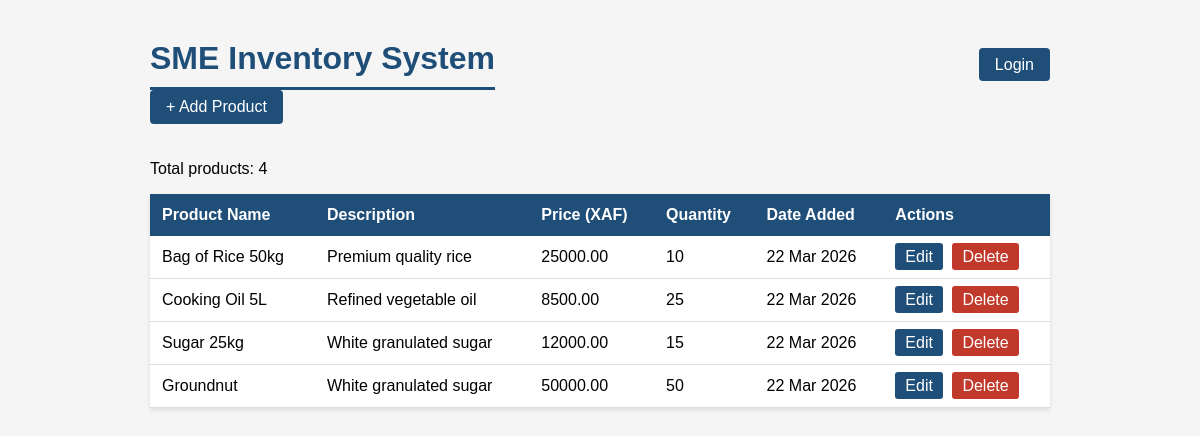
Before: / with the older database file.
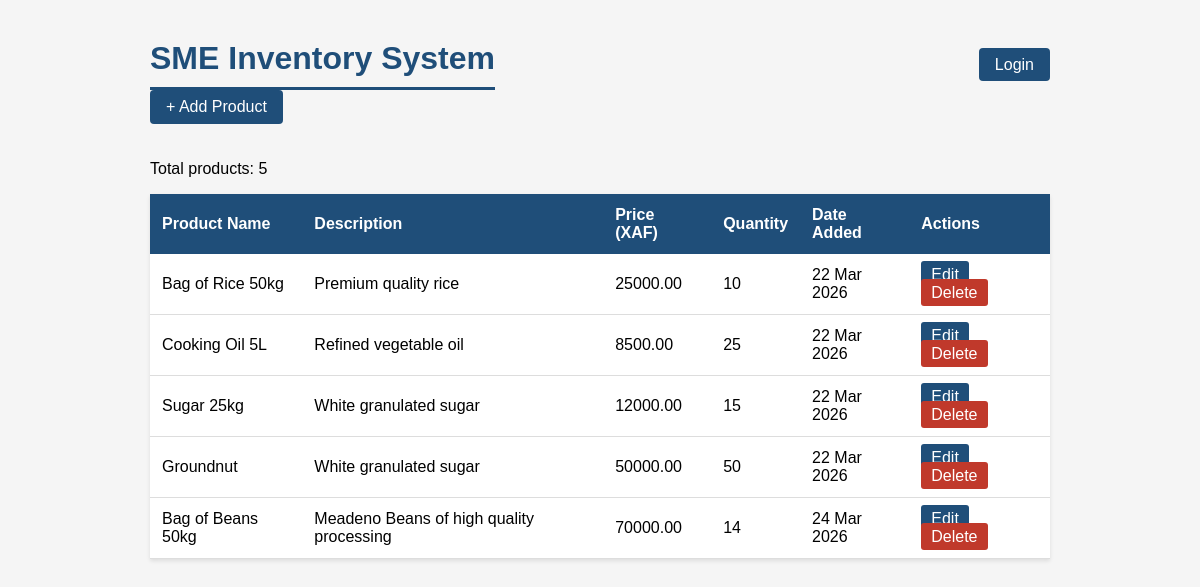
After: the same page with the newer database file.
### inventory/models.py (models this page shows, shortened)
class Product(models.Model):
    name = models.CharField(max_length=200)
    description = models.TextField(blank=True)
    price = models.DecimalField(max_digits=10, decimal_places=2)
    quantity = models.IntegerField(default=0)
    date_added = models.DateTimeField(auto_now_add=True)

### inventory/views.py (the view)
# urls.py: path('', views.home, name='home'),
def home(request):
    products = Product.objects.all()
    return render(request, 'inventory/product_list.html', {'products': products})

### inventory/templates/inventory/product_list.html (shortened to what this page needs)
<!DOCTYPE html>
<html lang="en">
<head>
</head>
<body>
    <div style="display:flex;justify-content:space-between;align-items:center;">
    <h1 style="margin:0;">SME Inventory System</h1>
    <div>
        {% if user.is_authenticated %}
            <span style="margin-right:15px;color:#555;">👤 {{ user.username }}</span>
             <form method="POST" action="/accounts/logout/" style="display:inline;">
                 {% csrf_token %}
                   <button type="submit" style="background-color:#c0392b;color:white;padding:8px 16px;border-radius:4px;border:none;cursor:pointer;">Logout</button>
             </form>
        {% else %}
            <a href="/accounts/login/" style="background-color:#1F4E79;color:white;padding:8px 16px;border-radius:4px;text-decoration:none;">Login</a>
        {% endif %}
    </div>
</div>
         <a href="/add/" style="background-color:#1F4E79;color:white;padding:8px 16px;border-radius:4px;text-decoration:none;display:inline-block;margin-bottom:20px;">+ Add Product</a>
    <p>Total products: {{ products|length }}</p>
    <table>
        <thead>
            <tr>
                <th>Product Name</th>
                <th>Description</th>
                <th>Price (XAF)</th>
                <th>Quantity</th>
                <th>Date Added</th>
                <th>Actions</th>
            </tr>
        </thead>
        <tbody>
            {% for product in products %}
            <tr>
                <td>{{ product.name }}</td>
                <td>{{ product.description }}</td>
                <td>{{ product.price }}</td>
                <td>{{ product.quantity }}</td>
                <td>{{ product.date_added|date:"d M Y" }}</td>
                <td>
                    <a href="/{{ product.pk }}/edit/" style="background-color:#1F4E79;color:white;padding:5px 10px;border-radius:3px;text-decoration:none;margin-right:5px;">Edit</a>
                    <a href="/{{ product.pk }}/delete/" style="background-color:#c0392b;color:white;padding:5px 10px;border-radius:3px;text-decoration:none;">Delete</a>
                </td>
            </tr>
            {% empty %}
            <tr>
                <td colspan="5">No products found.</td>
            </tr>
            {% endfor %}
        </tbody>
    </table>
</body>
</html>

### inventory/templates/inventory/product_list.html (style rules this page uses)
body { font-family: Arial, sans-serif; max-width: 900px; margin: 40px auto; padding: 0 20px; background-color: #f5f5f5; }
h1 { color: #1F4E79; border-bottom: 3px solid #1F4E79; padding-bottom: 10px; }
table { width: 100%; border-collapse: collapse; background-color: white; box-shadow: 0 2px 4px rgba(0,0,0,0.1); }
th { background-color: #1F4E79; color: white; padding: 12px; text-align: left; }
td { padding: 12px; border-bottom: 1px solid #ddd; }

Changed rows visible on the page:
added Product: name "Bag of Beans 50kg", description "Meadeno Beans of high quality processing", price "70000.00", quantity "14", date_added "24 Mar 2026"
Other visible differences:
{{ products|length }}: "4" → "5"
